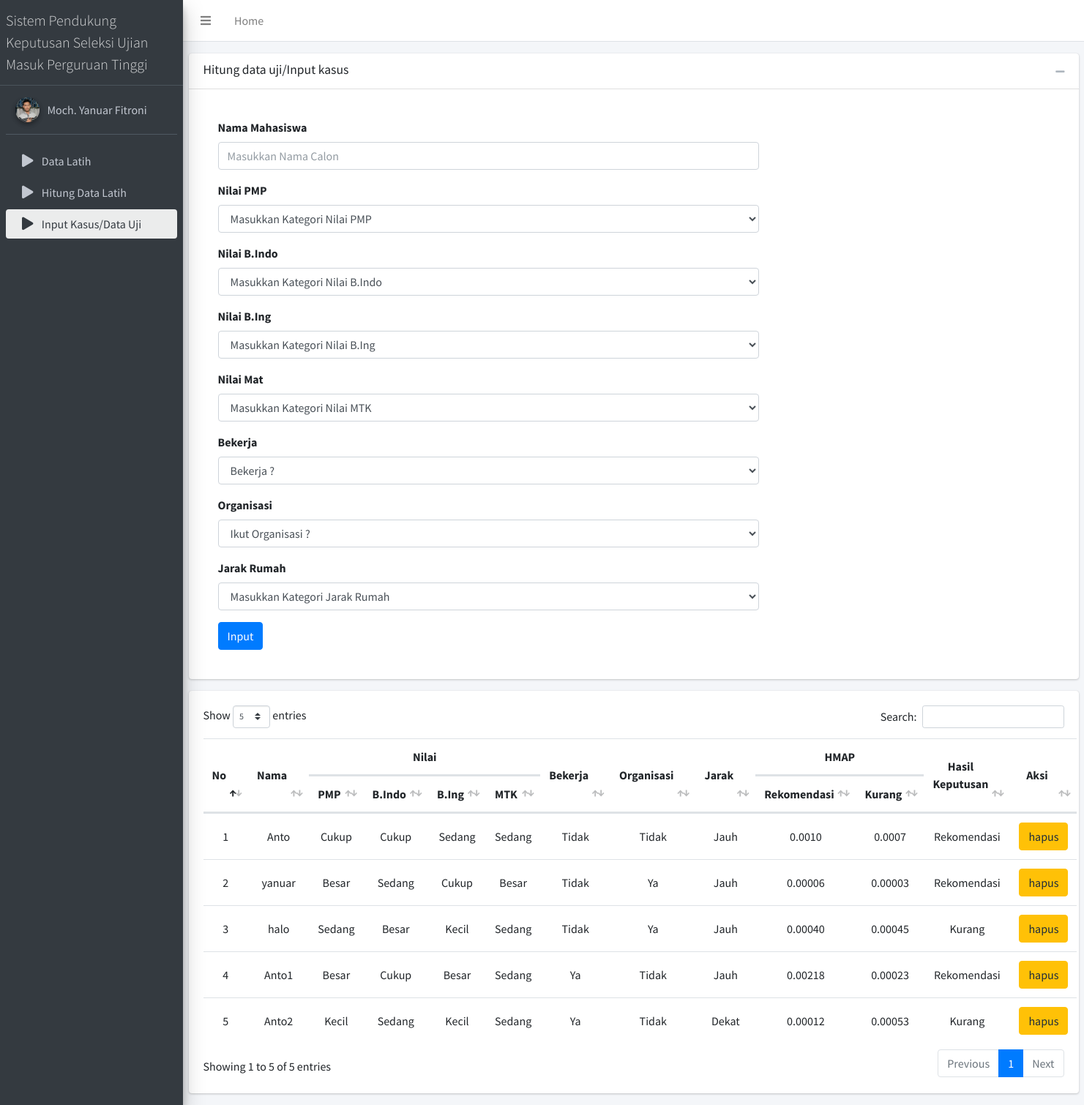
/pages/charts/datauji.php, run on the app's committed database.
### tables this page shows
CREATE TABLE `datauji` (
  `Id` int NOT NULL,
  `nama_calon` varchar(255) NOT NULL,
  `N_PMP` varchar(6) NOT NULL,
  `N_Ind` varchar(6) NOT NULL,
  `N_Ing` varchar(6) NOT NULL,
  `N_Mat` varchar(6) NOT NULL,
  `Bekerja` varchar(5) NOT NULL,
  `Organisasi` varchar(5) NOT NULL,
  `Jarak_Rumah` varchar(5) NOT NULL,
  `hasil_rekom` varchar(20) NOT NULL,
  `hasil_kurang` varchar(20) NOT NULL,
  `hasil` varchar(11) NOT NULL
);

### pages/charts/datauji.php (the view, shortened to what this page needs)
<?php require '../../function.php'; ?>
<!DOCTYPE html>
<html>
<head>
  <link rel="stylesheet" href="../../plugins/fontawesome-free/css/all.min.css">
  <link rel="stylesheet" href="https://code.ionicframework.com/ionicons/2.0.1/css/ionicons.min.css">
  <link rel="stylesheet" href="../../plugins/datatables-bs4/css/dataTables.bootstrap4.min.css">
  <link rel="stylesheet" href="../../plugins/datatables-responsive/css/responsive.bootstrap4.min.css">
  <link rel="stylesheet" href="../../dist/css/adminlte.min.css">
</head>
<body class="hold-transition sidebar-mini">
<div class="wrapper">
  <nav class="main-header navbar navbar-expand navbar-white navbar-light position-fixed w-100">
    <ul class="navbar-nav">
      <li class="nav-item">
        <a class="nav-link" data-widget="pushmenu" href="#" role="button"><i class="fas fa-bars"></i></a>
      </li>
      <li class="nav-item d-none d-sm-inline-block">
        <a href="../../index.php" class="nav-link">Home</a>
      </li>
    </ul>
  </nav>
  <aside class="main-sidebar sidebar-dark-primary elevation-4 position-fixed">
    <a href="../../index.php" class="brand-link">
      <span class="brand-text font-weight-light">Sistem Pendukung <br>Keputusan Seleksi Ujian <br>Masuk Perguruan Tinggi</span>
    </a>
    <div class="sidebar">
      <div class="user-panel mt-3 pb-3 mb-3 d-flex">
        <div class="image">
          <img src="../../dist/img/yanuar.jpg" class="img-circle elevation-2" alt="User Image">
        </div>
        <div class="info">
          <a href="#" class="d-block">Moch. Yanuar Fitroni</a>
        </div>
      </div>
      <nav class="mt-2">
        <ul class="nav nav-pills nav-sidebar flex-column" data-widget="treeview" role="menu" data-accordion="false">
         <li class="nav-item has-treeview menu-open">
            <ul class="nav nav-treeview">
              <li class="nav-item">
                <a href="../tables/tampilan_datalatih.php" class="nav-link">
                  <i class="fas fa-play nav-icon"></i>
                  <p>Data Latih</p>
                </a>
              </li>
            </ul>
             <ul class="nav nav-treeview">
              <li class="nav-item">
                <a href="../tables/naive_bayes_datalatih.php" class="nav-link">
                  <i class="fas fa-play nav-icon"></i>
                  <p>Hitung Data Latih</p>
                </a>
              </li>
            </ul>
            <ul class="nav nav-treeview">
              <li class="nav-item">
                <a href="../charts/datauji.php" class="nav-link active">
                  <i class="fas fa-play nav-icon"></i>
                  <p>Input Kasus/Data Uji</p>
                </a>
              </li>
            </ul>
          </li>
        </ul>
      </nav>
    </div>
  </aside>
  <div class="content-wrapper">
    <section class="content-header">
      <div class="container-fluid">
        <div class="row mb-2">
          <div class="col-sm-6">
            <h1>Data Uji/Inputan Kasus</h1>
          </div>
          <div class="col-sm-6">
          </div>
        </div>
      </div>
    </section>
    <div class="container-fluid">
      <div class="row">
        <div class="col-md-12">
          <div class="card">
            <div class="card-header">
              <h5 class="card-title">Hitung data uji/Input kasus</h5>
              <div class="card-tools">
                <button type="button" class="btn btn-tool" data-card-widget="collapse">
                  <i class="fas fa-minus"></i>
                </button>
              </div>
            </div>
            <div class="card-body">
              <div class="row">
                <div class="col-md-8">
                  <form action="" method="post">
                    <div class="card-body">
                      <div class="form-group">
                        <label for="Nama">Nama Mahasiswa</label>
                        <input type="text" class="form-control" name="nama_calon" placeholder="Masukkan Nama Calon" id="Nama" required>
                      </div>
                      <div class="form-group">
                        <label for="PMP">Nilai PMP</label>
                        <select class="form-control" name="PMP" id="PMP" required>
                          <option value=""disabled selected hidden>Masukkan Kategori Nilai PMP</option>
                        </select>
                      </div>
                      <div class="form-group">
                        <label for="Indo">Nilai B.Indo</label>
                        <select class="form-control" name="Indo" id="Indo" required>
                          <option value=""disabled selected hidden>Masukkan Kategori Nilai B.Indo</option>
                        </select>
                      </div>
                      <div class="form-group">
                        <label for="Ing">Nilai B.Ing</label>
                        <select class="form-control" name="Ing" id="Ing" required>
                          <option value=""disabled selected hidden>Masukkan Kategori Nilai B.Ing</option>
                        </select>
                      </div>
                      <div class="form-group">
                        <label for="Mat">Nilai Mat</label>
                        <select class="form-control" name="Mat" id="Mat" required>
                          <option value=""disabled selected hidden>Masukkan Kategori Nilai MTK</option>
                        </select>
                      </div>
                      <div class="form-group">
                        <label for="Bekerja">Bekerja</label>
                        <select class="form-control" name="Bekerja" id="Bekerja" required>
                          <option value=""disabled selected hidden>Bekerja ?</option>
                        </select>
                      </div>
                      <div class="form-group">
                        <label for="Organisasi">Organisasi</label>
                        <select class="form-control" name="Organisasi" id="Organisasi" required>
                          <option value=""disabled selected hidden>Ikut Organisasi ?</option>
                        </select>
                      </div>
                      <div class="form-group">
                        <label for="Jarak_Rumah">Jarak Rumah</label>
                        <select class="form-control" name="Jarak_Rumah" id="Jarak_Rumah" required>
                          <option value=""disabled selected hidden>Masukkan Kategori Jarak Rumah</option>
                        </select>
                      </div>
                      <button type="submit" name="submit" class="btn btn-primary">Input</button>
                    </div>
                  </form>
                </div>
              </div>
            </div>
          </div>
        </div>
        <div class="col-md-12">
          <div class="card">
            <div class="card-body">
              <div class="table">
                <table class="table" id="example" width="50px" style="height: 50px">
                  <thead>
                    <tr>
                      <th rowspan="2" class="align-middle text-center">No</th>
                      <th rowspan="2" class="align-middle text-center">Nama</th>
                      <th colspan="4" class="align-middle text-center">Nilai</th>
                      <th rowspan="2" class="align-middle text-center">Bekerja</th>
                      <th rowspan="2" class="align-middle text-center">Organisasi</th>
                      <th rowspan="2" class="align-middle text-center">Jarak</th>
                      <th colspan="2" class="align-middle text-center">HMAP</th>
                      <th rowspan="2" class="align-middle text-center">Hasil Keputusan</th>
                      <th rowspan="2" class="align-middle text-center">Aksi</th>
                    </tr>
                    <tr>
                      <th>PMP</th>
                      <th>B.Indo</th>
                      <th>B.Ing</th>
                      <th>MTK</th>
                      <th>Rekomendasi</th>
                      <th>Kurang</th>
                    </tr>
                  </thead>
                  <tbody>
                  <?php
                  $datauji=mysqli_query($conn,"SELECT * FROM datauji");
                   ?>
                  <?php foreach ($datauji as $key => $value) {
                    $x=$key+1; ?>
                    <tr>
                      <td class="align-middle text-center"><?= $x?></td>
                      <td class="align-middle text-center"><?= $value["nama_calon"] ?></td>
                      <td class="align-middle text-center"><?= $value["N_PMP"] ?></td>
                      <td class="align-middle text-center"><?= $value["N_Ind"] ?></td>
                      <td class="align-middle text-center"><?= $value["N_Ing"] ?></td>
                      <td class="align-middle text-center"><?= $value["N_Mat"] ?></td>
                      <td class="align-middle text-center"><?= $value["Bekerja"] ?></td>
                      <td class="align-middle text-center"><?= $value["Organisasi"] ?></td>
                      <td class="align-middle text-center"><?= $value["Jarak_Rumah"] ?></td>
                      <td class="align-middle text-center"><?= $value["hasil_rekom"] ?></td>
                      <td class="align-middle text-center"><?= $value["hasil_kurang"] ?></td>
                      <td class="align-middle text-center"><?= $value["hasil"] ?></td>
                      <td>
                        <div class="btn-group">
                          <a href="../charts/hapus2.php?Id=<?= $value["Id"] ?>" class="btn btn-warning" onclick="return confirm('yakin ?')">hapus</a>
                        </div>
                      </td>
                    </tr>
                  <?php } ?>
                  </tbody>
                </table>
              </div>
            </div>
          </div>
        </div>
      </div>
    </div>
  </div>
</div>
</body>
</html>

### data on the page
datauji: x "1", nama_calon "Anto", N_PMP "Cukup", N_Ind "Cukup", N_Ing "Sedang", N_Mat "Sedang", Bekerja "Tidak", Organisasi "Tidak", Jarak_Rumah "Jauh", hasil_rekom "0.0010", hasil_kurang "0.0007", hasil "Rekomendasi"
datauji: x "2", nama_calon "yanuar", N_PMP "Besar", N_Ind "Sedang", N_Ing "Cukup", N_Mat "Besar", Bekerja "Tidak", Organisasi "Ya", Jarak_Rumah "Jauh", hasil_rekom "0.00006", hasil_kurang "0.00003", hasil "Rekomendasi"
datauji: x "3", nama_calon "halo", N_PMP "Sedang", N_Ind "Besar", N_Ing "Kecil", N_Mat "Sedang", Bekerja "Tidak", Organisasi "Ya", Jarak_Rumah "Jauh", hasil_rekom "0.00040", hasil_kurang "0.00045", hasil "Kurang"
datauji: x "4", nama_calon "Anto1", N_PMP "Besar", N_Ind "Cukup", N_Ing "Besar", N_Mat "Sedang", Bekerja "Ya", Organisasi "Tidak", Jarak_Rumah "Jauh", hasil_rekom "0.00218", hasil_kurang "0.00023", hasil "Rekomendasi"
datauji: x "5", nama_calon "Anto2", N_PMP "Kecil", N_Ind "Sedang", N_Ing "Kecil", N_Mat "Sedang", Bekerja "Ya", Organisasi "Tidak", Jarak_Rumah "Dekat", hasil_rekom "0.00012", hasil_kurang "0.00053", hasil "Kurang"
